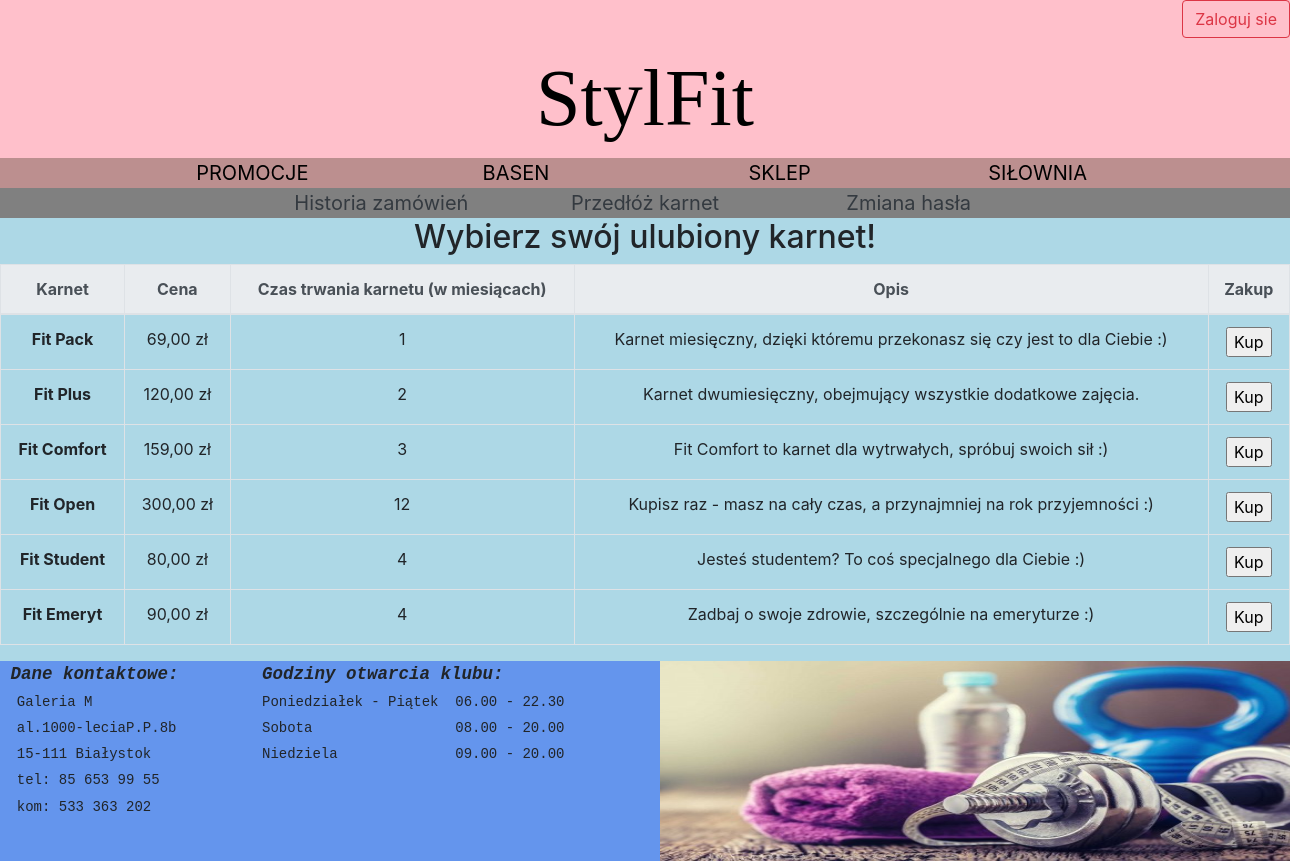
The app's page /azadanie/07.php with its own data.
### tables this page shows
CREATE TABLE `karnet` (
  `id_karnetu` int(11) NOT NULL,
  `nazwa` varchar(30) NOT NULL,
  `cena` varchar(20) NOT NULL,
  `czas` varchar(30) NOT NULL,
  `uwaga` text DEFAULT NULL
);

### azadanie/07.php (the view, shortened to what this page needs)
<!DOCTYPE html>
<html lang="pl">
<head>
<link rel="stylesheet" href="https://stackpath.bootstrapcdn.com/bootstrap/4.3.1/css/bootstrap.min.css">
<link href="style.css" rel="stylesheet">
<link href="stylaktalizacji.css" rel="stylesheet">
</head>
<body>
<?php
  $conn = mysqli_connect("localhost","root","","silownia");
include('header.php');
?>
    <nav id="menuzalogowanego">
        <ul>
            <li><a href="06.php" class="text-dark">Historia zamówień</a></li>
            <li><a href="07.php" class="text-dark">Przedłóż karnet</a></li>
            <li><a href="08.php" class="text-dark">Zmiana hasła</a></li>
        </ul>
    </nav>
<main>
    <article class="artykul">
    <h2>Wybierz swój ulubiony karnet!</h2>
<table class="table table-bordered">
        <thead class="thead-light">
          <tr>
            <th scope="col">Karnet</th>
            <th scope="col">Cena</th>
            <th scope="col">Czas trwania karnetu (w miesiącach)</th>
            <th scope="col">Opis</th>
            <th scope="col">Zakup</th>
          </tr>
        </thead>
        <tbody>
          <?php
$qry = mysqli_query($conn,"SELECT * FROM `karnet` ");
  ?>
          <?php while($row = mysqli_fetch_array($qry)) { ?>
          <tr>
            <th scope="row"><?php echo $row['nazwa']; ?></th>
             <td><?php echo $row['cena']; ?></td>
             <td><?php echo $row['czas']; ?></td>
             <td><?php echo $row['uwaga']; ?></td>
             <td>
             <form action='kupywanie.php' method="post">
            <input type="submit" name="Bay" value="Kup">
</form>
             </td>
          </tr>
          <?php } ?>
        </tbody>
      </table>
    </article>
</main>
   <footer>
<div class="row">
  <div class="col-md-2"><pre><b><i> Dane kontaktowe:</i></b><small>
  Galeria M
  al.1000-leciaP.P.8b
  15-111 Białystok
  tel: 85 653 99 55
  kom: 533 363 202</small></pre></div>
  <div class="col-md-4">            <pre><b><i>    Godziny otwarcia klubu: </i></b><small>
     Poniedziałek - Piątek  06.00 - 22.30
     Sobota                 08.00 - 20.00
     Niedziela              09.00 - 20.00</small></pre></div>
  <div class="col-md-6"><img src="ok.jpg" alt="obrazek" width="665" height="200"></div>
</div>
    </footer>
</body>
</html>

### azadanie/style.css (style rules this page uses)
#menuzalogowanego { background-color: gray; font-size: 20px; text-align: center; }
.artykul { background-color: lightblue; flex: 30%; height: auto; }
main { display: flex; }
footer { background-color: cornflowerblue; flex: 30%; font-size: 20px; text-align:left; }
p,body { margin:0; padding:0; text-align: center; }
ul { margin: 0; padding: 0; list-style-type: none; }
li { display: inline-block; width: 20%; line-break: normal; margin: 0; padding: 0; }
a { color: black; text-decoration: none; text-align:center; }

### records on screen
karnet: nazwa "Fit Pack", cena "69,00 zł", czas "1", uwaga "Karnet miesięczny, dzięki któremu przekonasz się czy jest to dla Ciebie :)"
karnet: nazwa "Fit Plus", cena "120,00 zł", czas "2", uwaga "Karnet dwumiesięczny, obejmujący wszystkie dodatkowe zajęcia."
karnet: nazwa "Fit Comfort", cena "159,00 zł", czas "3", uwaga "Fit Comfort to karnet dla wytrwałych, spróbuj swoich sił :)"
karnet: nazwa "Fit Open", cena "300,00 zł", czas "12", uwaga "Kupisz raz - masz na cały czas, a przynajmniej na rok przyjemności :)"
karnet: nazwa "Fit Student", cena "80,00 zł", czas "4", uwaga "Jesteś studentem? To coś specjalnego dla Ciebie :)"
karnet: nazwa "Fit Emeryt", cena "90,00 zł", czas "4", uwaga "Zadbaj o swoje zdrowie, szczególnie na emeryturze :)"
